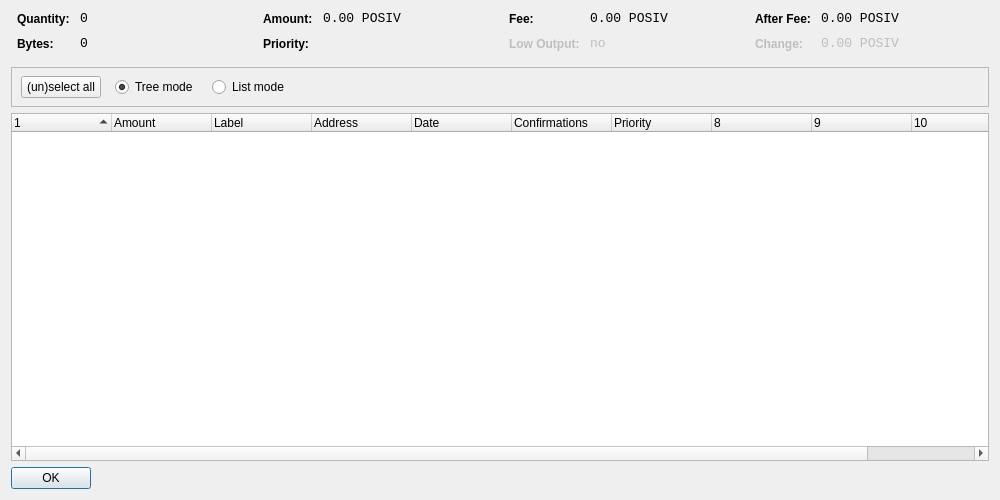
<?xml version="1.0" encoding="UTF-8"?>
<ui version="4.0">
 <class>CoinControlDialog</class>
 <widget class="QDialog" name="CoinControlDialog">
  <property name="geometry">
   <rect>
    <x>0</x>
    <y>0</y>
    <width>1000</width>
    <height>500</height>
   </rect>
  </property>
  <property name="windowTitle">
   <string>Coin Control</string>
  </property>
  <layout class="QVBoxLayout" name="verticalLayout">
   <item>
    <layout class="QHBoxLayout" name="horizontalLayoutTop" stretch="0,0,0,0">
     <property name="topMargin">
      <number>0</number>
     </property>
     <property name="bottomMargin">
      <number>10</number>
     </property>
     <item>
      <layout class="QFormLayout" name="formLayoutCoinControl1">
       <property name="horizontalSpacing">
        <number>10</number>
       </property>
       <property name="verticalSpacing">
        <number>10</number>
       </property>
       <property name="leftMargin">
        <number>6</number>
       </property>
       <property name="rightMargin">
        <number>6</number>
       </property>
       <item row="0" column="0">
        <widget class="QLabel" name="labelCoinControlQuantityText">
         <property name="styleSheet">
          <string notr="true">font-weight:bold;</string>
         </property>
         <property name="text">
          <string>Quantity:</string>
         </property>
        </widget>
       </item>
       <item row="0" column="1">
        <widget class="QLabel" name="labelCoinControlQuantity">
         <property name="font">
          <font>
           <family>Monospace</family>
           <pointsize>10</pointsize>
          </font>
         </property>
         <property name="cursor">
          <cursorShape>IBeamCursor</cursorShape>
         </property>
         <property name="contextMenuPolicy">
          <enum>Qt::ActionsContextMenu</enum>
         </property>
         <property name="text">
          <string notr="true">0</string>
         </property>
         <property name="textInteractionFlags">
          <set>Qt::LinksAccessibleByMouse|Qt::TextSelectableByKeyboard|Qt::TextSelectableByMouse</set>
         </property>
        </widget>
       </item>
       <item row="1" column="0">
        <widget class="QLabel" name="labelCoinControlBytesText">
         <property name="styleSheet">
          <string notr="true">font-weight:bold;</string>
         </property>
         <property name="text">
          <string>Bytes:</string>
         </property>
        </widget>
       </item>
       <item row="1" column="1">
        <widget class="QLabel" name="labelCoinControlBytes">
         <property name="font">
          <font>
           <family>Monospace</family>
           <pointsize>10</pointsize>
          </font>
         </property>
         <property name="cursor">
          <cursorShape>IBeamCursor</cursorShape>
         </property>
         <property name="contextMenuPolicy">
          <enum>Qt::ActionsContextMenu</enum>
         </property>
         <property name="text">
          <string notr="true">0</string>
         </property>
         <property name="textInteractionFlags">
          <set>Qt::LinksAccessibleByMouse|Qt::TextSelectableByKeyboard|Qt::TextSelectableByMouse</set>
         </property>
        </widget>
       </item>
      </layout>
     </item>
     <item>
      <layout class="QFormLayout" name="formLayoutCoinControl2">
       <property name="horizontalSpacing">
        <number>10</number>
       </property>
       <property name="verticalSpacing">
        <number>10</number>
       </property>
       <property name="leftMargin">
        <number>6</number>
       </property>
       <property name="rightMargin">
        <number>6</number>
       </property>
       <item row="0" column="0">
        <widget class="QLabel" name="labelCoinControlAmountText">
         <property name="styleSheet">
          <string notr="true">font-weight:bold;</string>
         </property>
         <property name="text">
          <string>Amount:</string>
         </property>
        </widget>
       </item>
       <item row="0" column="1">
        <widget class="QLabel" name="labelCoinControlAmount">
         <property name="font">
          <font>
           <family>Monospace</family>
           <pointsize>10</pointsize>
          </font>
         </property>
         <property name="cursor">
          <cursorShape>IBeamCursor</cursorShape>
         </property>
         <property name="contextMenuPolicy">
          <enum>Qt::ActionsContextMenu</enum>
         </property>
         <property name="text">
          <string notr="true">0.00 POSIV</string>
         </property>
         <property name="textInteractionFlags">
          <set>Qt::LinksAccessibleByMouse|Qt::TextSelectableByKeyboard|Qt::TextSelectableByMouse</set>
         </property>
        </widget>
       </item>
       <item row="1" column="0">
        <widget class="QLabel" name="labelCoinControlPriorityText">
         <property name="styleSheet">
          <string notr="true">font-weight:bold;</string>
         </property>
         <property name="text">
          <string>Priority:</string>
         </property>
        </widget>
       </item>
       <item row="1" column="1">
        <widget class="QLabel" name="labelCoinControlPriority">
         <property name="font">
          <font>
           <family>Monospace</family>
           <pointsize>10</pointsize>
          </font>
         </property>
         <property name="cursor">
          <cursorShape>IBeamCursor</cursorShape>
         </property>
         <property name="contextMenuPolicy">
          <enum>Qt::ActionsContextMenu</enum>
         </property>
         <property name="text">
          <string/>
         </property>
         <property name="textInteractionFlags">
          <set>Qt::LinksAccessibleByMouse|Qt::TextSelectableByKeyboard|Qt::TextSelectableByMouse</set>
         </property>
        </widget>
       </item>
      </layout>
     </item>
     <item>
      <layout class="QFormLayout" name="formLayoutCoinControl3">
       <property name="horizontalSpacing">
        <number>10</number>
       </property>
       <property name="verticalSpacing">
        <number>10</number>
       </property>
       <property name="leftMargin">
        <number>6</number>
       </property>
       <property name="rightMargin">
        <number>6</number>
       </property>
       <item row="0" column="0">
        <widget class="QLabel" name="labelCoinControlFeeText">
         <property name="styleSheet">
          <string notr="true">font-weight:bold;</string>
         </property>
         <property name="text">
          <string>Fee:</string>
         </property>
        </widget>
       </item>
       <item row="0" column="1">
        <widget class="QLabel" name="labelCoinControlFee">
         <property name="font">
          <font>
           <family>Monospace</family>
           <pointsize>10</pointsize>
          </font>
         </property>
         <property name="cursor">
          <cursorShape>IBeamCursor</cursorShape>
         </property>
         <property name="contextMenuPolicy">
          <enum>Qt::ActionsContextMenu</enum>
         </property>
         <property name="text">
          <string notr="true">0.00 POSIV</string>
         </property>
         <property name="textInteractionFlags">
          <set>Qt::LinksAccessibleByMouse|Qt::TextSelectableByKeyboard|Qt::TextSelectableByMouse</set>
         </property>
        </widget>
       </item>
       <item row="1" column="0">
        <widget class="QLabel" name="labelCoinControlLowOutputText">
         <property name="enabled">
          <bool>false</bool>
         </property>
         <property name="styleSheet">
          <string notr="true">font-weight:bold;</string>
         </property>
         <property name="text">
          <string>Low Output:</string>
         </property>
        </widget>
       </item>
       <item row="1" column="1">
        <widget class="QLabel" name="labelCoinControlLowOutput">
         <property name="enabled">
          <bool>false</bool>
         </property>
         <property name="font">
          <font>
           <family>Monospace</family>
           <pointsize>10</pointsize>
          </font>
         </property>
         <property name="cursor">
          <cursorShape>IBeamCursor</cursorShape>
         </property>
         <property name="contextMenuPolicy">
          <enum>Qt::ActionsContextMenu</enum>
         </property>
         <property name="text">
          <string notr="true">no</string>
         </property>
         <property name="textInteractionFlags">
          <set>Qt::LinksAccessibleByMouse|Qt::TextSelectableByKeyboard|Qt::TextSelectableByMouse</set>
         </property>
        </widget>
       </item>
      </layout>
     </item>
     <item>
      <layout class="QFormLayout" name="formLayoutCoinControl4">
       <property name="horizontalSpacing">
        <number>10</number>
       </property>
       <property name="verticalSpacing">
        <number>10</number>
       </property>
       <property name="leftMargin">
        <number>6</number>
       </property>
       <property name="rightMargin">
        <number>6</number>
       </property>
       <item row="0" column="0">
        <widget class="QLabel" name="labelCoinControlAfterFeeText">
         <property name="styleSheet">
          <string notr="true">font-weight:bold;</string>
         </property>
         <property name="text">
          <string>After Fee:</string>
         </property>
        </widget>
       </item>
       <item row="0" column="1">
        <widget class="QLabel" name="labelCoinControlAfterFee">
         <property name="font">
          <font>
           <family>Monospace</family>
           <pointsize>10</pointsize>
          </font>
         </property>
         <property name="cursor">
          <cursorShape>IBeamCursor</cursorShape>
         </property>
         <property name="contextMenuPolicy">
          <enum>Qt::ActionsContextMenu</enum>
         </property>
         <property name="text">
          <string notr="true">0.00 POSIV</string>
         </property>
         <property name="textInteractionFlags">
          <set>Qt::LinksAccessibleByMouse|Qt::TextSelectableByKeyboard|Qt::TextSelectableByMouse</set>
         </property>
        </widget>
       </item>
       <item row="1" column="0">
        <widget class="QLabel" name="labelCoinControlChangeText">
         <property name="enabled">
          <bool>false</bool>
         </property>
         <property name="styleSheet">
          <string notr="true">font-weight:bold;</string>
         </property>
         <property name="text">
          <string>Change:</string>
         </property>
        </widget>
       </item>
       <item row="1" column="1">
        <widget class="QLabel" name="labelCoinControlChange">
         <property name="enabled">
          <bool>false</bool>
         </property>
         <property name="font">
          <font>
           <family>Monospace</family>
           <pointsize>10</pointsize>
          </font>
         </property>
         <property name="cursor">
          <cursorShape>IBeamCursor</cursorShape>
         </property>
         <property name="contextMenuPolicy">
          <enum>Qt::ActionsContextMenu</enum>
         </property>
         <property name="text">
          <string notr="true">0.00 POSIV</string>
         </property>
         <property name="textInteractionFlags">
          <set>Qt::LinksAccessibleByMouse|Qt::TextSelectableByKeyboard|Qt::TextSelectableByMouse</set>
         </property>
        </widget>
       </item>
      </layout>
     </item>
    </layout>
   </item>
   <item>
    <widget class="QFrame" name="frame">
     <property name="minimumSize">
      <size>
       <width>0</width>
       <height>40</height>
      </size>
     </property>
     <property name="frameShape">
      <enum>QFrame::StyledPanel</enum>
     </property>
     <property name="frameShadow">
      <enum>QFrame::Sunken</enum>
     </property>
     <widget class="QWidget" name="horizontalLayoutWidget">
      <property name="geometry">
       <rect>
        <x>10</x>
        <y>0</y>
        <width>781</width>
        <height>41</height>
       </rect>
      </property>
      <layout class="QHBoxLayout" name="horizontalLayoutPanel" stretch="0,0,0,0">
       <property name="spacing">
        <number>14</number>
       </property>
       <item>
        <widget class="QPushButton" name="pushButtonSelectAll">
         <property name="sizePolicy">
          <sizepolicy hsizetype="Maximum" vsizetype="Fixed">
           <horstretch>0</horstretch>
           <verstretch>0</verstretch>
          </sizepolicy>
         </property>
         <property name="text">
          <string>(un)select all</string>
         </property>
        </widget>
       </item>
       <item>
        <widget class="QRadioButton" name="radioTreeMode">
         <property name="sizePolicy">
          <sizepolicy hsizetype="Maximum" vsizetype="Fixed">
           <horstretch>0</horstretch>
           <verstretch>0</verstretch>
          </sizepolicy>
         </property>
         <property name="text">
          <string>Tree mode</string>
         </property>
         <property name="checked">
          <bool>true</bool>
         </property>
        </widget>
       </item>
       <item>
        <widget class="QRadioButton" name="radioListMode">
         <property name="sizePolicy">
          <sizepolicy hsizetype="Maximum" vsizetype="Fixed">
           <horstretch>0</horstretch>
           <verstretch>0</verstretch>
          </sizepolicy>
         </property>
         <property name="text">
          <string>List mode</string>
         </property>
        </widget>
       </item>
       <item>
        <spacer name="horizontalSpacer">
         <property name="orientation">
          <enum>Qt::Horizontal</enum>
         </property>
         <property name="sizeHint" stdset="0">
          <size>
           <width>40</width>
           <height>20</height>
          </size>
         </property>
        </spacer>
       </item>
      </layout>
     </widget>
    </widget>
   </item>
   <item>
    <widget class="CoinControlTreeWidget" name="treeWidget">
     <property name="contextMenuPolicy">
      <enum>Qt::CustomContextMenu</enum>
     </property>
     <property name="sortingEnabled">
      <bool>false</bool>
     </property>
     <property name="columnCount">
      <number>11</number>
     </property>
     <attribute name="headerShowSortIndicator" stdset="0">
      <bool>true</bool>
     </attribute>
     <attribute name="headerStretchLastSection">
      <bool>false</bool>
     </attribute>
     <column>
      <property name="text">
       <string/>
      </property>
     </column>
     <column>
      <property name="text">
       <string>Amount</string>
      </property>
     </column>
     <column>
      <property name="text">
       <string>Label</string>
      </property>
     </column>
     <column>
      <property name="text">
       <string>Address</string>
      </property>
     </column>
     <column>
      <property name="text">
       <string>Date</string>
      </property>
     </column>
     <column>
      <property name="text">
       <string>Confirmations</string>
      </property>
      <property name="toolTip">
       <string>Confirmed</string>
      </property>
     </column>
     <column>
      <property name="text">
       <string>Priority</string>
      </property>
     </column>
     <column>
      <property name="text">
       <string/>
      </property>
     </column>
     <column>
      <property name="text">
       <string/>
      </property>
     </column>
     <column>
      <property name="text">
       <string/>
      </property>
     </column>
     <column>
      <property name="text">
       <string/>
      </property>
     </column>
    </widget>
   </item>
   <item>
    <widget class="QDialogButtonBox" name="buttonBox">
     <property name="sizePolicy">
      <sizepolicy hsizetype="Maximum" vsizetype="Fixed">
       <horstretch>0</horstretch>
       <verstretch>0</verstretch>
      </sizepolicy>
     </property>
     <property name="orientation">
      <enum>Qt::Horizontal</enum>
     </property>
     <property name="standardButtons">
      <set>QDialogButtonBox::Ok</set>
     </property>
    </widget>
   </item>
  </layout>
 </widget>
 <customwidgets>
  <customwidget>
   <class>CoinControlTreeWidget</class>
   <extends>QTreeWidget</extends>
   <header>coincontroltreewidget.h</header>
  </customwidget>
 </customwidgets>
 <resources/>
 <connections/>
</ui>
